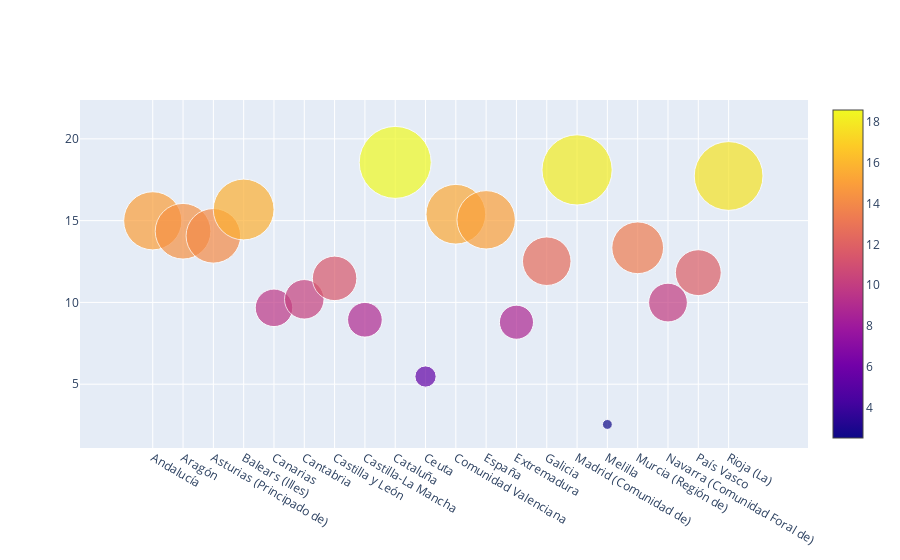

This figure's notebook cell:
### Code cell
size = big_data_sp['Total año 2022']

fig = go.Figure(data=[go.Scatter(
    x=big_data_sp['Áreas Geográficas'],
    y=big_data_sp['Total año 2022'],
    mode='markers',
    marker=dict(
        color= big_data_sp['Total año 2022'],
        size=size,
        sizeref=2.*max(size)/(12.**2),        
        showscale=True
        )       
)]
)
fig.write_image("./data/bubble4.png", scale=1, width = 1920, height = 1080)
fig.show()

### Figure 1 — Plotly figure (JSON) as saved in the notebook; plotly's stock layout.template omitted (floating-point values rounded to 4 significant figures)
{"data": [{"marker": {"color": [14.99, 14.35, 14.07, 15.68, 9.67, 10.19, 11.47, 8.94, 18.56, 5.47, 15.39, 15.05, 8.79, 12.52, 18.1, 2.54, 13.34, 9.99, 11.82, 17.73], "showscale": true, "size": [14.99, 14.35, 14.07, 15.68, 9.67, 10.19, 11.47, 8.94, 18.56, 5.47, 15.39, 15.05, 8.79, 12.52, 18.1, 2.54, 13.34, 9.99, 11.82, 17.73], "sizeref": 0.2578}, "mode": "markers", "type": "scatter", "x": ["Andalucía", "Aragón", "Asturias (Principado de)", "Balears (Illes)", "Canarias", "Cantabria", "Castilla y León", "Castilla-La Mancha", "Cataluña", "Ceuta", "Comunidad Valenciana", "España", "Extremadura", "Galicia", "Madrid (Comunidad de)", "Melilla", "Murcia (Región de)", "Navarra (Comunidad Foral de)", "País Vasco", "Rioja (La)"], "y": [14.99, 14.35, 14.07, 15.68, 9.67, 10.19, 11.47, 8.94, 18.56, 5.47, 15.39, 15.05, 8.79, 12.52, 18.1, 2.54, 13.34, 9.99, 11.82, 17.73]}], "layout": {}}
